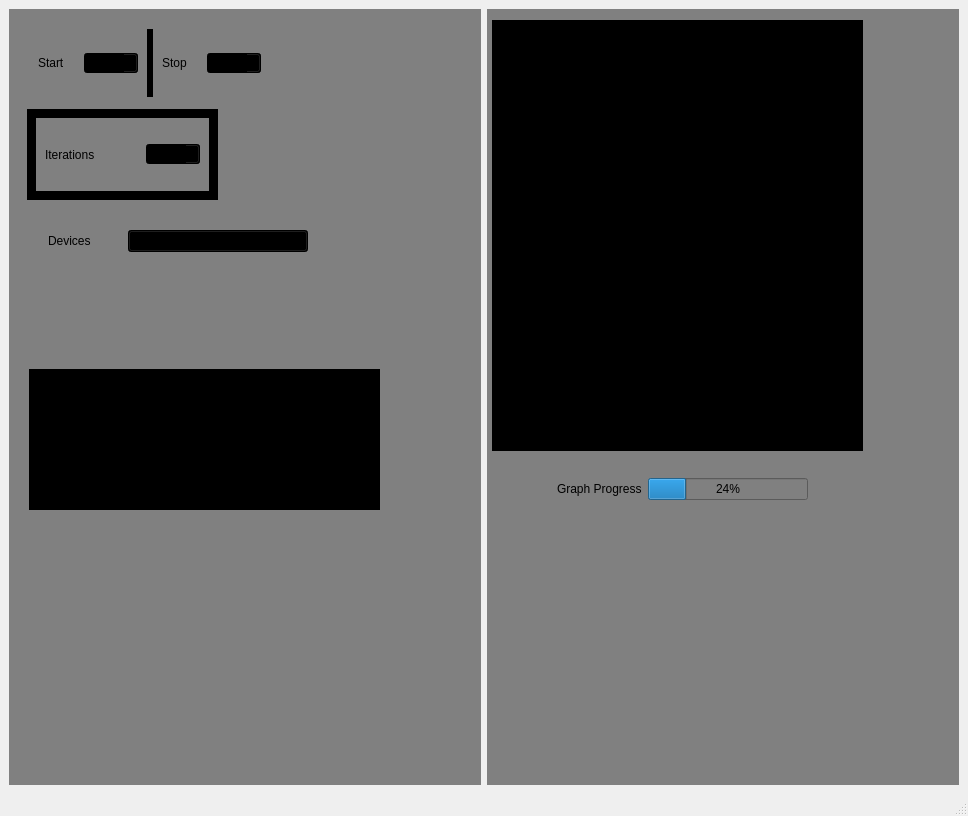
<?xml version="1.0" encoding="UTF-8"?>
<ui version="4.0">
 <class>MainWindow</class>
 <widget class="QMainWindow" name="MainWindow">
  <property name="geometry">
   <rect>
    <x>0</x>
    <y>0</y>
    <width>968</width>
    <height>816</height>
   </rect>
  </property>
  <property name="windowTitle">
   <string>MainWindow</string>
  </property>
  <widget class="QWidget" name="centralwidget">
   <layout class="QHBoxLayout" name="horizontalLayout">
    <item>
     <widget class="QWidget" name="inputs" native="true">
      <property name="styleSheet">
       <string notr="true">background-color:grey</string>
      </property>
      <widget class="QWidget" name="startstopBox" native="true">
       <property name="geometry">
        <rect>
         <x>20</x>
         <y>20</y>
         <width>241</width>
         <height>68</height>
        </rect>
       </property>
       <property name="styleSheet">
        <string notr="true">background-color:black</string>
       </property>
       <layout class="QHBoxLayout" name="horizontalLayout_3">
        <item>
         <widget class="QWidget" name="start" native="true">
          <property name="styleSheet">
           <string notr="true">background-color:grey</string>
          </property>
          <layout class="QHBoxLayout" name="horizontalLayout_5">
           <item>
            <widget class="QLabel" name="startlabel">
             <property name="styleSheet">
              <string notr="true"/>
             </property>
             <property name="text">
              <string>Start</string>
             </property>
            </widget>
           </item>
           <item>
            <widget class="QSpinBox" name="startSbox">
             <property name="minimumSize">
              <size>
               <width>50</width>
               <height>0</height>
              </size>
             </property>
             <property name="styleSheet">
              <string notr="true">background-color:black</string>
             </property>
             <property name="maximum">
              <number>1023</number>
             </property>
            </widget>
           </item>
          </layout>
         </widget>
        </item>
        <item>
         <widget class="QWidget" name="stop" native="true">
          <property name="styleSheet">
           <string notr="true">background-color:grey</string>
          </property>
          <layout class="QHBoxLayout" name="horizontalLayout_4">
           <item>
            <widget class="QLabel" name="stopLabel">
             <property name="styleSheet">
              <string notr="true"/>
             </property>
             <property name="text">
              <string>Stop</string>
             </property>
            </widget>
           </item>
           <item>
            <widget class="QSpinBox" name="stopSbox">
             <property name="sizePolicy">
              <sizepolicy hsizetype="Fixed" vsizetype="Fixed">
               <horstretch>0</horstretch>
               <verstretch>0</verstretch>
              </sizepolicy>
             </property>
             <property name="minimumSize">
              <size>
               <width>50</width>
               <height>0</height>
              </size>
             </property>
             <property name="baseSize">
              <size>
               <width>20</width>
               <height>20</height>
              </size>
             </property>
             <property name="styleSheet">
              <string notr="true">background-color:black</string>
             </property>
             <property name="maximum">
              <number>1023</number>
             </property>
             <property name="value">
              <number>1023</number>
             </property>
            </widget>
           </item>
          </layout>
         </widget>
        </item>
       </layout>
      </widget>
      <widget class="QWidget" name="devicesBox" native="true">
       <property name="geometry">
        <rect>
         <x>30</x>
         <y>200</y>
         <width>278</width>
         <height>64</height>
        </rect>
       </property>
       <property name="styleSheet">
        <string notr="true">background-color: black
</string>
       </property>
       <layout class="QHBoxLayout" name="horizontalLayout_9">
        <item>
         <widget class="QWidget" name="devices" native="true">
          <property name="styleSheet">
           <string notr="true">background-color: grey</string>
          </property>
          <layout class="QHBoxLayout" name="horizontalLayout_8">
           <item alignment="">
            <widget class="QLabel" name="devicesLabel">
             <property name="text">
              <string>Devices</string>
             </property>
            </widget>
           </item>
           <item alignment="">
            <widget class="QComboBox" name="devicesComboBox">
             <property name="minimumSize">
              <size>
               <width>180</width>
               <height>20</height>
              </size>
             </property>
             <property name="baseSize">
              <size>
               <width>50</width>
               <height>0</height>
              </size>
             </property>
             <property name="styleSheet">
              <string notr="true">background-color: black</string>
             </property>
            </widget>
           </item>
          </layout>
         </widget>
        </item>
       </layout>
      </widget>
      <widget class="QWidget" name="widget" native="true">
       <property name="geometry">
        <rect>
         <x>20</x>
         <y>360</y>
         <width>351</width>
         <height>141</height>
        </rect>
       </property>
       <property name="styleSheet">
        <string notr="true">background-color: black</string>
       </property>
      </widget>
      <widget class="QWidget" name="widget_2" native="true">
       <property name="geometry">
        <rect>
         <x>18</x>
         <y>100</y>
         <width>191</width>
         <height>91</height>
        </rect>
       </property>
       <property name="styleSheet">
        <string notr="true">background-color: black
</string>
       </property>
       <layout class="QHBoxLayout" name="horizontalLayout_10">
        <item>
         <widget class="QWidget" name="iterBox" native="true">
          <property name="styleSheet">
           <string notr="true">background-color:black</string>
          </property>
          <layout class="QHBoxLayout" name="horizontalLayout_7">
           <item>
            <widget class="QWidget" name="iter" native="true">
             <property name="styleSheet">
              <string notr="true">background-color:grey</string>
             </property>
             <layout class="QHBoxLayout" name="horizontalLayout_6">
              <item>
               <widget class="QLabel" name="iterlabel">
                <property name="styleSheet">
                 <string notr="true"/>
                </property>
                <property name="text">
                 <string>Iterations</string>
                </property>
               </widget>
              </item>
              <item>
               <widget class="QSpinBox" name="iterspbox">
                <property name="sizePolicy">
                 <sizepolicy hsizetype="Fixed" vsizetype="Fixed">
                  <horstretch>0</horstretch>
                  <verstretch>0</verstretch>
                 </sizepolicy>
                </property>
                <property name="minimumSize">
                 <size>
                  <width>50</width>
                  <height>0</height>
                 </size>
                </property>
                <property name="baseSize">
                 <size>
                  <width>20</width>
                  <height>20</height>
                 </size>
                </property>
                <property name="styleSheet">
                 <string notr="true">background-color:black</string>
                </property>
                <property name="maximum">
                 <number>1023</number>
                </property>
                <property name="value">
                 <number>1023</number>
                </property>
               </widget>
              </item>
             </layout>
            </widget>
           </item>
          </layout>
         </widget>
        </item>
       </layout>
      </widget>
     </widget>
    </item>
    <item>
     <widget class="QWidget" name="graph" native="true">
      <property name="styleSheet">
       <string notr="true">background-color:grey</string>
      </property>
      <widget class="PlotWidget" name="plotWidget">
       <property name="geometry">
        <rect>
         <x>5</x>
         <y>11</y>
         <width>371</width>
         <height>431</height>
        </rect>
       </property>
       <property name="styleSheet">
        <string notr="true">background-color:black</string>
       </property>
      </widget>
      <widget class="QWidget" name="progbox" native="true">
       <property name="geometry">
        <rect>
         <x>70</x>
         <y>460</y>
         <width>251</width>
         <height>40</height>
        </rect>
       </property>
       <layout class="QHBoxLayout" name="horizontalLayout_2">
        <item>
         <widget class="QLabel" name="proglabel">
          <property name="text">
           <string>Graph Progress</string>
          </property>
         </widget>
        </item>
        <item>
         <widget class="QProgressBar" name="progressBar">
          <property name="value">
           <number>24</number>
          </property>
         </widget>
        </item>
       </layout>
      </widget>
     </widget>
    </item>
   </layout>
  </widget>
  <widget class="QMenuBar" name="menubar">
   <property name="geometry">
    <rect>
     <x>0</x>
     <y>0</y>
     <width>968</width>
     <height>37</height>
    </rect>
   </property>
  </widget>
  <widget class="QStatusBar" name="statusbar"/>
 </widget>
 <customwidgets>
  <customwidget>
   <class>PlotWidget</class>
   <extends>QGraphicsView</extends>
   <header>pyqtgraph</header>
  </customwidget>
 </customwidgets>
 <resources/>
 <connections/>
</ui>
